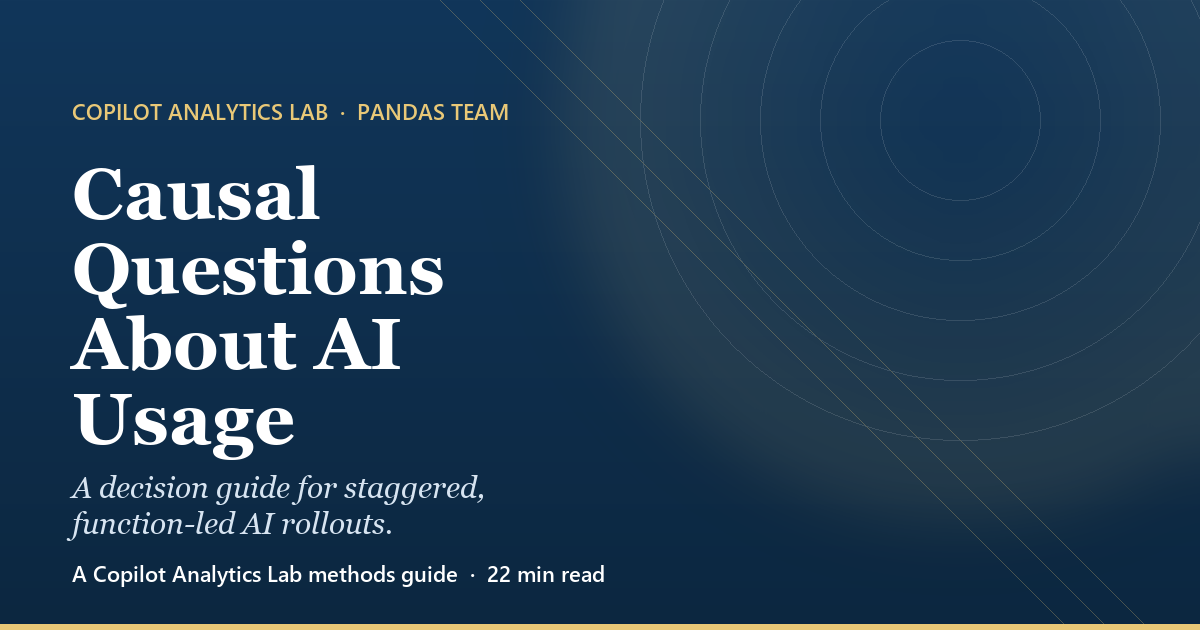

The Python source for this figure:
"""Generate the 1200x630 social-share card for the causal-questions article.

Run from the repo root:
  python assets/images/articles/causal-questions-ai-usage-card.py

Output: assets/images/articles/causal-questions-ai-usage-card.png
"""
from __future__ import annotations
import re
from pathlib import Path
from PIL import Image, ImageDraw, ImageFont, ImageFilter

W, H = 1200, 630
ARTICLE_MD = Path(__file__).resolve().parents[3] / "_pages" / "causal-questions-ai-usage.md"
NAVY = (17, 54, 90)
NAVY_DEEP = (12, 39, 64)
GOLD = (233, 200, 119)
WHITE = (255, 255, 255)
INK_SOFT = (215, 228, 241)


def vertical_gradient(size, top, bottom):
    img = Image.new("RGB", size, top)
    draw = ImageDraw.Draw(img)
    for y in range(size[1]):
        t = y / max(1, size[1] - 1)
        r = int(top[0] * (1 - t) + bottom[0] * t)
        g = int(top[1] * (1 - t) + bottom[1] * t)
        b = int(top[2] * (1 - t) + bottom[2] * t)
        draw.line([(0, y), (size[0], y)], fill=(r, g, b))
    return img


def add_radial_glow(base, center, radius, color, alpha=180):
    glow = Image.new("RGBA", base.size, (0, 0, 0, 0))
    gd = ImageDraw.Draw(glow)
    cx, cy = center
    for r in range(radius, 0, -8):
        a = int(alpha * (r / radius) * 0.18)
        gd.ellipse((cx - r, cy - r, cx + r, cy + r),
                   fill=(color[0], color[1], color[2], a))
    glow = glow.filter(ImageFilter.GaussianBlur(radius=40))
    base.alpha_composite(glow)


def front_matter_value(md_path, key):
    text = md_path.read_text(encoding="utf-8")
    fm = re.match(r"\A---\s*\n(.*?)\n---\s*(?:\n|\Z)", text, re.S)
    if not fm:
        raise RuntimeError(f"No YAML front matter found in {md_path}")
    value = re.search(rf'^{re.escape(key)}:\s*"([^"]+)"\s*$', fm.group(1), re.M)
    if not value:
        raise RuntimeError(f"{key} missing from front matter of {md_path}")
    return value.group(1)


def composite_translucent_motif(base):
    overlay = Image.new("RGBA", base.size, (0, 0, 0, 0))
    od = ImageDraw.Draw(overlay)
    for r in (80, 140, 200, 260, 320):
        od.ellipse((960 - r, 120 - r, 960 + r, 120 + r),
                   outline=(255, 255, 255, 30), width=1)
    for offset in (0, 40, 80):
        od.line([(440 + offset, 0), (1200, 760 - offset)],
                fill=(GOLD[0], GOLD[1], GOLD[2], 70), width=1)
    base.alpha_composite(overlay)


def load_font(candidates, size):
    for name in candidates:
        try:
            return ImageFont.truetype(name, size)
        except OSError:
            continue
    return ImageFont.load_default()


def wrap(draw, text, font, max_width):
    words = text.split()
    lines, line = [], []
    for w in words:
        trial = " ".join(line + [w])
        bbox = draw.textbbox((0, 0), trial, font=font)
        if bbox[2] - bbox[0] <= max_width or not line:
            line.append(w)
        else:
            lines.append(" ".join(line))
            line = [w]
    if line:
        lines.append(" ".join(line))
    return lines


def main():
    out_dir = Path(__file__).resolve().parent
    out_path = out_dir / "causal-questions-ai-usage-card.png"

    bg = vertical_gradient((W, H), NAVY, NAVY_DEEP).convert("RGBA")
    add_radial_glow(bg, center=(960, 120), radius=420, color=GOLD, alpha=180)
    composite_translucent_motif(bg)

    draw = ImageDraw.Draw(bg)
    draw.rectangle((0, H - 6, W, H), fill=GOLD)

    pad_x, pad_top, text_max = 72, 96, 560

    eyebrow_font = load_font(
        ["seguisb.ttf", "segoeuib.ttf", "arialbd.ttf", "DejaVuSans-Bold.ttf"], 22
    )
    draw.text((pad_x, pad_top),
              "COPILOT ANALYTICS LAB  \u00b7  PANDAS TEAM",
              font=eyebrow_font, fill=GOLD)

    title_font = load_font(
        ["georgiab.ttf", "Georgia Bold.ttf", "times.ttf",
         "DejaVuSerif-Bold.ttf"],
        72,
    )
    y = pad_top + 56
    title_step = title_font.getbbox("Ag")[3] - title_font.getbbox("Ag")[1] + 8
    for line in wrap(draw, front_matter_value(ARTICLE_MD, "title"), title_font,
                     text_max):
        draw.text((pad_x, y), line, font=title_font, fill=WHITE)
        y += title_step

    dek_font = load_font(
        ["georgiai.ttf", "Georgia Italic.ttf", "DejaVuSerif.ttf"], 30
    )
    dek = "A decision guide for staggered, function-led AI rollouts."
    y += 18
    for line in wrap(draw, dek, dek_font, text_max):
        draw.text((pad_x, y), line, font=dek_font, fill=INK_SOFT)
        bbox = draw.textbbox((0, 0), line, font=dek_font)
        y += (bbox[3] - bbox[1]) + 6

    foot_font = load_font(
        ["seguisb.ttf", "segoeuib.ttf", "arialbd.ttf", "DejaVuSans-Bold.ttf"], 22
    )
    read_time = front_matter_value(ARTICLE_MD, "read_time")
    draw.text((pad_x, H - 72),
              f"A Copilot Analytics Lab methods guide  \u00b7  {read_time}",
              font=foot_font, fill=(255, 255, 255, 200))

    bg.convert("RGB").save(out_path, "PNG", optimize=True)
    print(f"Wrote {out_path} ({out_path.stat().st_size // 1024} KB)")


if __name__ == "__main__":
    main()
